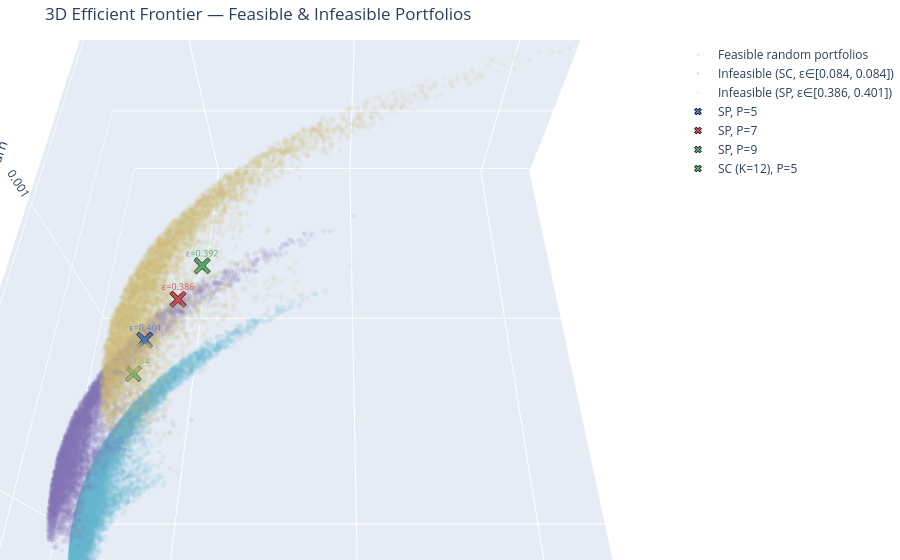

Notebook cell for this chart:
### Markdown cell above
---
## Figure 6: 3D Efficient Frontier (Interactive)

### Code cell
# ============================================================
# Figure 6: 3D Efficient Frontier (Interactive — Plotly)
# ============================================================
# Stacks three layers along the z-axis:
#   z = 0  Feasible random portfolios
#   z = 1  Infeasible (SC mixer epsilon range)
#   z = 2  Infeasible (SP mixer epsilon range)
# Quantum-optimized points are plotted at their respective layer heights.

fig6 = go.Figure()

layer_height = 1          # spacing between z-layers
now_z = 0
z_labels = {}

# ---- Layer 0: Feasible portfolios ----
z_labels[now_z] = 'Feasible'
fig6.add_trace(go.Scatter3d(
    x=ef_cov_feas, y=ef_ret_feas,
    z=np.full(len(ef_ret_feas), now_z),
    mode='markers',
    marker=dict(size=3, color=COLORS['teal'], opacity=0.10),
    name='Feasible random portfolios',
))
now_z += layer_height

# ---- Layer 1: Infeasible — SC mixer ----
z_labels[now_z] = 'SC mixer'
fig6.add_trace(go.Scatter3d(
    x=ef_cov_inf_P, y=ef_ret_inf_P,
    z=np.full(len(ef_ret_inf_P), now_z),
    mode='markers',
    marker=dict(size=3, color=COLORS['purple'], opacity=0.10),
    name=f'Infeasible (SC, \u03b5\u2208[{eps_min_P:.3f}, {eps_max_P:.3f}])',
))
now_z += layer_height

# ---- Layer 2: Infeasible — SP mixer ----
z_labels[now_z] = 'SP mixer'
fig6.add_trace(go.Scatter3d(
    x=ef_cov_inf_X, y=ef_ret_inf_X,
    z=np.full(len(ef_ret_inf_X), now_z),
    mode='markers',
    marker=dict(size=3, color=COLORS['gold'], opacity=0.10),
    name=f'Infeasible (SP, \u03b5\u2208[{eps_min_X:.3f}, {eps_max_X:.3f}])',
))

# ---- Quantum-optimized points ----
for risk, ret_val, mode, layer, violation in points_optim:
    if mode == 'X':
        z_val = 2 * layer_height   # SP mixer layer
        c = LAYER_COLORS[layer]
        lbl = f'SP, P={layer}'
    else:
        z_val = 1 * layer_height   # SC mixer layer
        c = COLORS['green']
        lbl = f'SC (K={ef_K}), P={layer}'

    fig6.add_trace(go.Scatter3d(
        x=[risk], y=[ret_val], z=[z_val],
        mode='markers+text',
        marker=dict(size=6, color=c, symbol='x',
                    line=dict(width=1, color='black')),
        text=[f'\u03b5={violation:.3f}'],
        textposition='top center',
        textfont=dict(size=9, color=c),
        name=lbl,
    ))

# ---- Layout ----
fig6.update_layout(
    title='3D Efficient Frontier — Feasible & Infeasible Portfolios',
    scene_aspectmode='manual',
    scene_aspectratio=dict(x=5, y=5, z=2),
    scene=dict(
        xaxis_title='Portfolio Risk (Variance)',
        yaxis_title='Portfolio Return',
        zaxis_title='',
        zaxis=dict(
            tickvals=list(z_labels.keys()),
            ticktext=list(z_labels.values()),
        ),
        camera=dict(
            center=dict(x=0, y=0, z=0),
            eye=dict(x=0, y=-3, z=5),
        ),
    ),
    margin=dict(l=0, r=0, b=0, t=40),
)

fig6.show()
print('Figure 6: 3D Efficient Frontier displayed (interactive).')

### Figure 1 — Plotly figure (JSON) as saved in the notebook; plotly's stock layout.template omitted (floating-point values rounded to 4 significant figures; data arrays with more than 128 entries replaced by an {"elided": "..."} marker saying what was removed)
{"data": [{"marker": {"color": "#64B5CD", "opacity": 0.1, "size": 3}, "mode": "markers", "name": "Feasible random portfolios", "type": "scatter3d", "x": {"elided": "15000 float values"}, "y": {"elided": "15000 float values"}, "z": {"elided": "15000 int values"}}, {"marker": {"color": "#8172B3", "opacity": 0.1, "size": 3}, "mode": "markers", "name": "Infeasible (SC, ε∈[0.084, 0.084])", "type": "scatter3d", "x": {"elided": "7500 float values"}, "y": {"elided": "7500 float values"}, "z": {"elided": "7500 int values"}}, {"marker": {"color": "#CCB974", "opacity": 0.1, "size": 3}, "mode": "markers", "name": "Infeasible (SP, ε∈[0.386, 0.401])", "type": "scatter3d", "x": {"elided": "7500 float values"}, "y": {"elided": "7500 float values"}, "z": {"elided": "7500 int values"}}, {"marker": {"color": "#4C72B0", "line": {"color": "black", "width": 1}, "size": 6, "symbol": "x"}, "mode": "markers+text", "name": "SP, P=5", "text": ["ε=0.401"], "textfont": {"color": "#4C72B0", "size": 9}, "textposition": "top center", "type": "scatter3d", "x": [0.0002098], "y": [0.000707], "z": [2]}, {"marker": {"color": "#C44E52", "line": {"color": "black", "width": 1}, "size": 6, "symbol": "x"}, "mode": "markers+text", "name": "SP, P=7", "text": ["ε=0.386"], "textfont": {"color": "#C44E52", "size": 9}, "textposition": "top center", "type": "scatter3d", "x": [0.0002336], "y": [0.0007869], "z": [2]}, {"marker": {"color": "#55A868", "line": {"color": "black", "width": 1}, "size": 6, "symbol": "x"}, "mode": "markers+text", "name": "SP, P=9", "text": ["ε=0.392"], "textfont": {"color": "#55A868", "size": 9}, "textposition": "top center", "type": "scatter3d", "x": [0.0002516], "y": [0.0008573], "z": [2]}, {"marker": {"color": "#55A868", "line": {"color": "black", "width": 1}, "size": 6, "symbol": "x"}, "mode": "markers+text", "name": "SC (K=12), P=5", "text": ["ε=0.084"], "textfont": {"color": "#55A868", "size": 9}, "textposition": "top center", "type": "scatter3d", "x": [0.000166], "y": [0.0007438], "z": [1]}], "layout": {"margin": {"b": 0, "l": 0, "r": 0, "t": 40}, "scene": {"aspectmode": "manual", "aspectratio": {"x": 5, "y": 5, "z": 2}, "camera": {"center": {"x": 0, "y": 0, "z": 0}, "eye": {"x": 0, "y": -3, "z": 5}}, "xaxis": {"title": {"text": "Portfolio Risk (Variance)"}}, "yaxis": {"title": {"text": "Portfolio Return"}}, "zaxis": {"ticktext": ["Feasible", "SC mixer", "SP mixer"], "tickvals": [0, 1, 2], "title": {"text": ""}}}, "title": {"text": "3D Efficient Frontier — Feasible & Infeasible Portfolios"}}}
